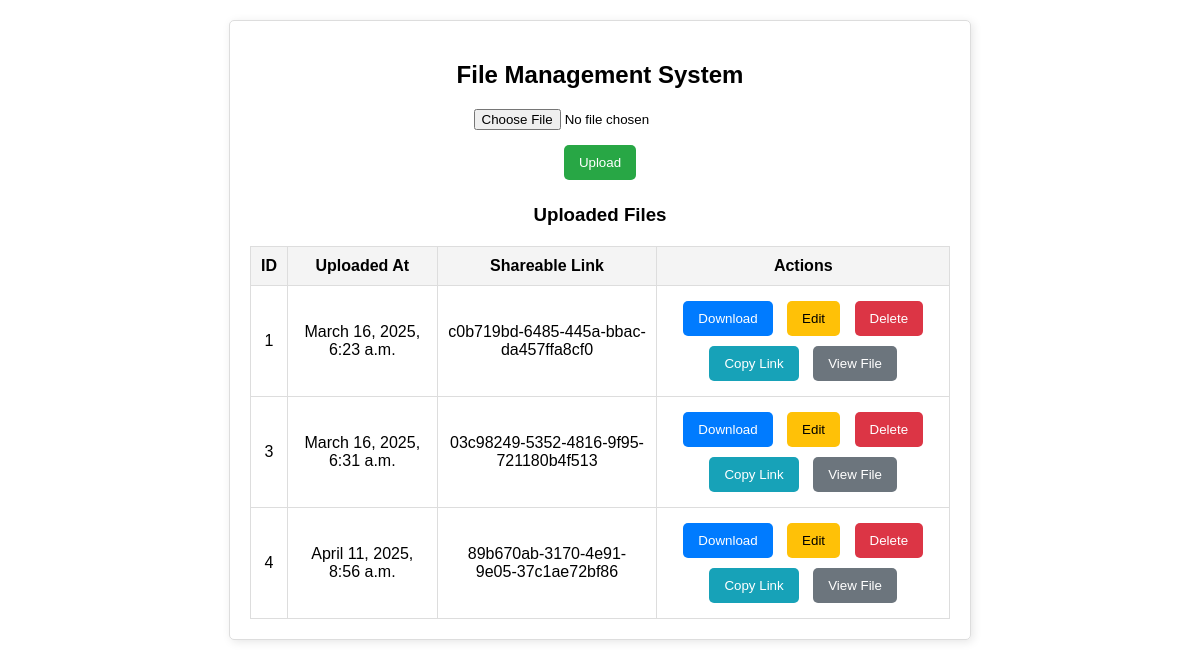
The page / on the database its author committed.
### file_sharing/models.py (models this page shows, shortened)
class SharedFile(models.Model):
    file = models.FileField(upload_to="uploads/")
    uploaded_at = models.DateTimeField(auto_now_add=True)
    shareable_link = models.UUIDField(default=uuid.uuid4, unique=True, editable=False)

### file_sharing/views.py (the view)
# urls.py: path("", file_list_page, name="file-list-page"),
def file_list_page(request):
    files = SharedFile.objects.all()  # Get all files from the SharedFile model
    return render(request, "file_list.html", {"files": files})

### file_sharing/templates/file_list.html (shortened to what this page needs)
<!DOCTYPE html>
<html lang="en">
<head>
</head>
<body>
    <div class="container">
        <h2>File Management System</h2>
        <form id="uploadForm" method="post" enctype="multipart/form-data">
            <input type="file" name="file" id="fileInput" required>
            <button type="submit" class="upload-btn">Upload</button>
        </form>
        <h3>Uploaded Files</h3>
        <table>
            <thead>
                <tr>
                    <th>ID</th>
                    <th>Uploaded At</th>
                    <th>Shareable Link</th>
                    <th>Actions</th>
                </tr>
            </thead>
            <tbody id="fileList">
                {% for file in files %}
                <tr id="fileRow-{{ file.shareable_link }}">
                    <td>{{ file.id }}</td>
                    <td>{{ file.uploaded_at }}</td>
                    <td>{{ file.shareable_link }}</td>
                    <td>
                        <button class="download-btn" onclick="downloadFile('{{ file.shareable_link }}')">Download</button>
                        <button class="edit-btn" onclick="editFile('{{ file.shareable_link }}')">Edit</button>
                        <button class="delete-btn" onclick="deleteFile('{{ file.shareable_link }}')">Delete</button>
                        <button class="copy-btn" onclick="copyLink('{{ file.shareable_link }}')">Copy Link</button>
                        <a href="{{ file.file.url }}" target="_blank">
                            <button class="view-btn">View File</button>
                        </a>
                    </td>
                </tr>
                {% empty %}
                <tr>
                    <td colspan="5">No files found.</td>
                </tr>
                {% endfor %}
            </tbody>
        </table>
    </div>
</body>
</html>

### file_sharing/templates/file_list.html (style rules this page uses)
body { font-family: Arial, sans-serif; margin: 20px; text-align: center; }
.container { max-width: 700px; margin: auto; padding: 20px; border: 1px solid #ddd; border-radius: 5px; box-shadow: 2px 2px 10px rgba(0, 0, 0, 0.1); }
input[type="file"] { display: block; margin: 10px auto; }
button { padding: 10px 15px; margin: 5px; border: none; cursor: pointer; border-radius: 5px; color: white; }
.upload-btn { background-color: #28a745; }
.edit-btn { background-color: #ffc107; color: black; }
.delete-btn { background-color: #dc3545; }
.download-btn { background-color: #007bff; }
.copy-btn { background-color: #17a2b8; }
.view-btn { background-color: #6c757d; }
table { width: 100%; border-collapse: collapse; margin-top: 20px; }
th, td { padding: 10px; border: 1px solid #ddd; }
th { background-color: #f4f4f4; }

### rows shown on the page
SharedFile: id "1", uploaded_at "March 16, 2025, 6:23 a.m.", shareable_link "c0b719bd-6485-445a-bbac-da457ffa8cf0"
SharedFile: id "3", uploaded_at "March 16, 2025, 6:31 a.m.", shareable_link "03c98249-5352-4816-9f95-721180b4f513"
SharedFile: id "4", uploaded_at "April 11, 2025, 8:56 a.m.", shareable_link "89b670ab-3170-4e91-9e05-37c1ae72bf86"
